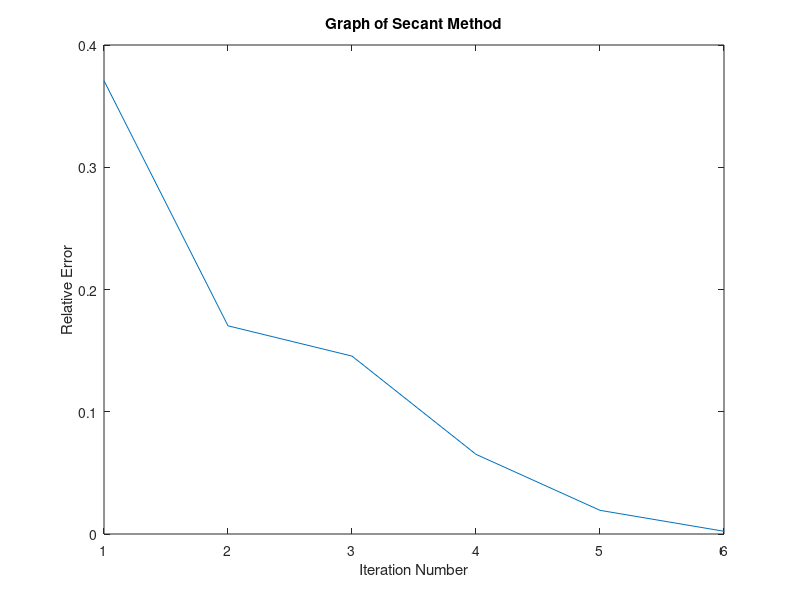

Write MATLAB code to recreate this figure.
func = @(x) x^3 - 3*x + 2;
error=0.01;
x(1)=-4.1;
x(2)=-4;
iter=0;
array=[];

for i=2:100
    a=x(i)^3- 3*x(i)+2;
    b=x(i-1)^3-3*x(i-1)+2;
    x(i+1)=x(i)- (a*(x(i)-x(i-1)))/(a-b);
    err(i)=abs((x(i+1)-x(i))/(x(i+1)));
    iter=iter+1;
    array(iter)= err(i);
    if err(i)<error
          break
     end


end

disp(x(i+1));

Xn=1:1:iter;
plot(Xn,array);
title('Graph of Secant Method');
xlabel('Iteration Number');
ylabel('Relative Error');




